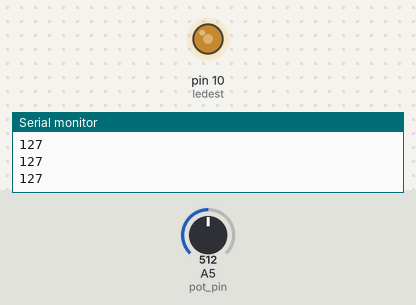
Recording of a sketch running on a simulated Arduino Uno, built with avr-gcc and run on an emulated ATmega328P. On the bench: output pins drawn as LEDs (lit = HIGH), the last lines printed to the serial monitor. The test bench sets the inputs (shaded band); at power-on: A5 (pot_pin) = 512.

Above: at 1.2 s.
1.3 s: A5 (pot_pin) set to 716
At 2.1 s:
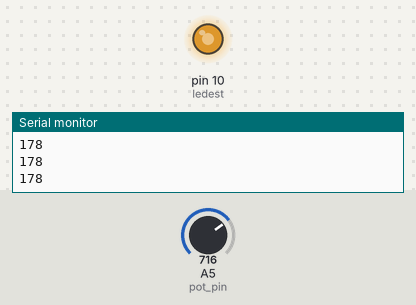
2.8 s: A5 (pot_pin) set to 900
At 3.3 s:
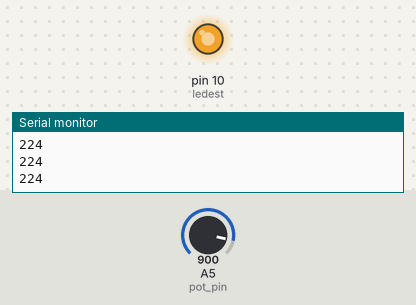
4.3 s: A5 (pot_pin) set to 122
At 5.5 s:
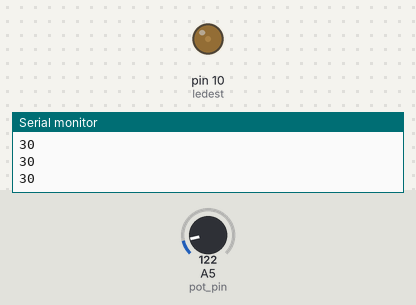
5.8 s: A5 (pot_pin) set to 0
At 6.7 s:
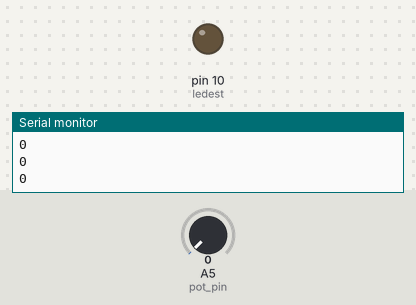
7.3 s: A5 (pot_pin) set to 511
At 7.8 s:
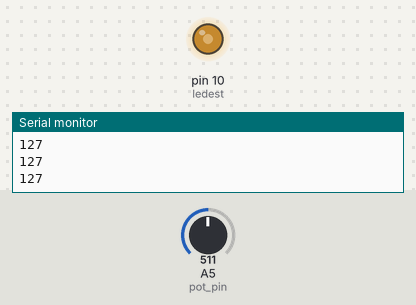
Timing chart, 0 to 9.8 s (numbered marks = the images above; inputs shaded):
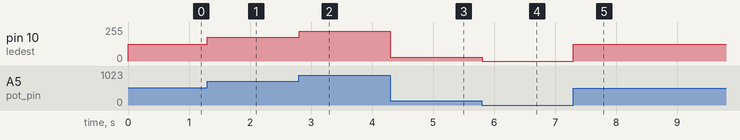

The sketch:

MOSFET_Voltage_Control.ino
```cpp
const int ledest = 10;
const int pot_pin = A5;
int pot;

void setup() {
  Serial.begin(9600);
  pinMode(ledest, OUTPUT);
  pinMode(pot_pin, INPUT);
}

void loop() {
  pot = map(analogRead(pot_pin), 0, 1023, 0, 255);
  analogWrite(ledest, pot);
  Serial.println(pot);
}
```

Measured:
- after the input at 1.3 s, pin 10 (ledest): 127/255 → 178/255 at once
- after the input at 2.8 s, pin 10 (ledest): 178/255 → 224/255 at once
- after the input at 4.3 s, pin 10 (ledest): 224/255 → 30/255 at once
- after the input at 5.8 s, pin 10 (ledest): 30/255 → 0/255 at once
- after the input at 7.3 s, pin 10 (ledest): 0/255 → 127/255 at once
